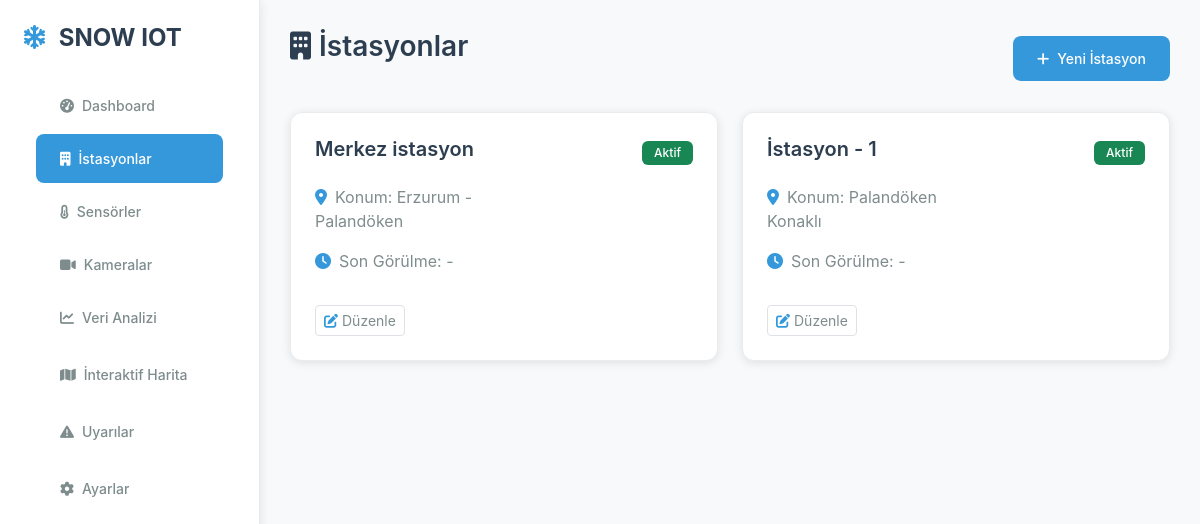
Page /stations/ (signed in) on the committed database.
### core/models.py (models this page shows, shortened)
class Device(models.Model):
    user = models.OneToOneField(User, on_delete=models.CASCADE, verbose_name="Cihaz Sahibi")
    id = models.UUIDField(primary_key=True, default=uuid.uuid4, editable=False)
    name = models.CharField(max_length=100, unique=True, verbose_name="Cihaz Adı")
    location = models.CharField(max_length=200, blank=True, verbose_name="Konum")
    latitude = models.FloatField(null=True, blank=True, verbose_name="Enlem")
    longitude = models.FloatField(null=True, blank=True, verbose_name="Boylam")
    is_active = models.BooleanField(default=True, verbose_name="Aktif mi?")
    last_seen = models.DateTimeField(null=True, blank=True, verbose_name="Son Görülme")
    health_status = models.JSONField(null=True, blank=True, default=dict, verbose_name="Sağlık Durumu")
    created_at = models.DateTimeField(auto_now_add=True)
    updated_at = models.DateTimeField(auto_now=True)
    class Meta:
        verbose_name = "Cihaz"
        verbose_name_plural = "Cihazlar"

### core/views.py (the view)
# urls.py: path('stations/', StationsView.as_view(), name='stations'),
class StationsView(LoginRequiredMixin, View):
    login_url = '/admin/login/'
    def get(self, request):
        devices = Device.objects.filter(is_active=True); data = []
        for d in devices: data.append({'device': d, 'last_reading': SensorReading.objects.filter(sensor__device=d).order_by('-timestamp').first()})
        return render(request, 'stations.html', {'devices_with_readings': data})

### templates/stations.html (shortened to what this page needs)
{% extends 'base.html' %}
{% load static %}
{% block content %}
<div id="stations" class="page-content active">
    <div class="d-flex justify-content-between align-items-center mb-4">
        <h2 class="page-title"><i class="fas fa-building me-2"></i>İstasyonlar</h2>
        <button class="btn btn-gradient" id="addStationBtn">
            <i class="fas fa-plus me-2"></i>Yeni İstasyon
        </button>
    </div>
    <div class="row" id="station-list">
        {% for device_info in devices_with_readings %}
            {% include 'partials/_station_card.html' with device_info=device_info %}
        {% empty %}
            <div id="no-stations-alert" class="col-12">
                <div class="alert alert-info">Sistemde henüz görüntülenecek bir istasyon bulunmuyor.</div>
            </div>
        {% endfor %}
    </div>
</div>
{% endblock content %}

### templates/partials/_station_card.html
<div class="col-md-6 mb-4" id="station-card-{{ device_info.device.id }}">
    <div class="glass-card">
        <div class="d-flex justify-content-between align-items-center mb-3">
            <h5 style="color: var(--dark-color); font-weight: 600;">{{ device_info.device.name }}</h5>
            {% if device_info.device.is_active %}
                <span class="badge bg-success">Aktif</span>
            {% else %}
                <span class="badge bg-danger">Pasif</span>
            {% endif %}
        </div>
        <div class="row" style="color: var(--text-light);">
            <div class="col-6">
                <p><i class="fas fa-map-marker-alt me-2" style="color: var(--accent-color);"></i>Konum: {{ device_info.device.location|default:"-" }}</p>
                <p><i class="fas fa-clock me-2" style="color: var(--accent-color);"></i>Son Görülme: {{ device_info.device.last_seen|date:"d.m.Y H:i"|default:"-" }}</p>
            </div>
            <div class="col-6">
            </div>
        </div>
        <div class="mt-3">
            <button class="btn btn-sm btn-outline-light me-2 edit-station-btn" data-id="{{ device_info.device.id }}">
                <i class="fas fa-edit me-1"></i>Düzenle
            </button>
        </div>
    </div>
</div>

### static/css/main.css (style rules this page uses)
:root { --primary-color: #2c3e50; --secondary-color: #34495e; --accent-color: #3498db; --success-color: #27ae60; --warning-color: #f39c12; --danger-color: #e74c3c; --info-color: #17a2b8; --light-color: #ecf0f1; --dark-color: #2c3e50; --border-color: rgba(255, 255, 255, 0.1); --text-light: #7f8c8d; --bg-primary: #f8f9fa; --bg-secondary: #ffffff; --shadow: 0 2px 10px rgba(0, 0, 0, 0.1); }
body { background: linear-gradient(135deg, #f5f7fa 0%, #c3cfe2 100%); font-family: 'Inter', -apple-system, BlinkMacSystemFont, 'Segoe UI', Roboto, sans-serif; min-height: 100vh; color: var(--dark-color); }
.glass-card { background: var(--bg-secondary); border: 1px solid #e9ecef; border-radius: 12px; padding: 24px; margin-bottom: 24px; transition: all 0.2s ease; box-shadow: var(--shadow); color: var(--dark-color); }
.btn-gradient { background: var(--accent-color); border: none; color: white; padding: 12px 24px; border-radius: 8px; transition: all 0.2s ease; font-weight: 500; font-size: 14px; }
.page-content { display: none; }
.page-content.active { display: block; }
.glass-card i { color: var(--accent-color); }
.page-title { color: var(--dark-color); font-weight: 600; font-size: 28px; margin-bottom: 24px; }
.badge { font-size: 12px; font-weight: 500; padding: 6px 12px; border-radius: 6px; }
.btn-outline-light { border-color: #dee2e6; color: var(--text-light); }

### rows in the picture
Device: device.name "Merkez istasyon", is_active "Aktif", device.location "Erzurum - Palandöken", device.last_seen "-"
Device: device.name "İstasyon - 1", is_active "Aktif", device.location "Palandöken Konaklı", device.last_seen "-"
